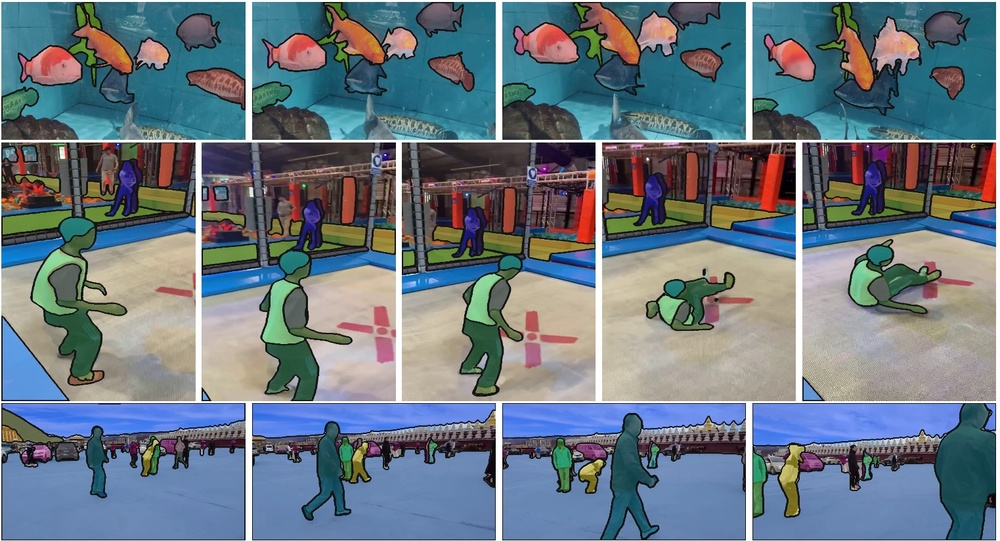
#> input picture GECO2/sam2/assets/sa_v_dataset.jpg, 1000 x 541 px, shrunk from 1523 x 824 before the run
$ python -i color.py   (imports and definitions only)
#> lines starting #> are read from the running program, lines starting #| are printed output that depends on the picture
#> further down, picture is the input picture: shape (541, 1000, 3); mean B, G, R 130, 119.7, 106
"""Cheap, training-free color similarity utilities.

GeCo2 (like most few-shot COUNTING models) is trained to match shape/texture
against exemplars via a vision backbone -- it has no explicit color signal,
so it commonly mis-detects objects with a similar silhouette but a
different color. This module backs a post-detection filter
(stage123_geco2.color_postfilter): compare each candidate box's color
distribution against the reference object's own color signature and
drop/downweight candidates that don't match. Pure OpenCV, no extra model,
no finetuning -- see aero_eyes/stages/stage123_geco2.py::
build_color_signature / apply_color_postfilter for how this is wired in.
"""
from __future__ import annotations

import cv2
import numpy as np


# [9 lines left out: function _circular_gaussian_kernel, not called in this run]


def smooth_hue_axis(hist: np.ndarray, sigma: float) -> np.ndarray:
    """Circularly smooths a 2D (hue, saturation) histogram along its hue
    axis (axis 0) with a Gaussian of the given sigma (in BINS, not
    degrees) -- makes bin-to-bin histogram comparison (Bhattacharyya/
    correlation) tolerant to a moderate Hue shift, e.g. the SAME real
    object's apparent hue drifting under a different light source's color
    temperature (an orange object reading more yellow in direct sunlight
    than under neutral/shaded light). Hue is circular (OpenCV's 0-179
    range wraps: bin 179 is adjacent to bin 0), so this pads with
    `mode="wrap"`, NOT zero/edge padding -- a plain (non-circular) blur
    would incorrectly treat the hue wheel's seam as a hard edge, leaking
    weight away from bins near 0/179 instead of into each other.

    sigma <= 0 returns hist unchanged (no smoothing -- today's original,
    unmodified behavior). Preserves the L1 sum (a normalized kernel over a
    periodic domain cannot gain or lose mass), but callers should
    re-normalize defensively if chaining further float operations.
    """
    if sigma <= 0:
        return hist
    kernel = _circular_gaussian_kernel(sigma)
    radius = len(kernel) // 2
    padded = np.pad(hist, ((radius, radius), (0, 0)), mode="wrap")
    out = np.zeros_like(hist, dtype=np.float64)
    for i, w in enumerate(kernel):
        out += w * padded[i: i + hist.shape[0]]
    return out.astype(hist.dtype)


def compute_hs_histogram(
    img_bgr: np.ndarray,
    mask: np.ndarray | None = None,
    hue_bins: int = 30,
    sat_bins: int = 32,
    hue_smoothing_sigma: float = 0.0,
) -> np.ndarray:
    """2D hue-saturation histogram, L1-normalized so histograms from
    crops of different pixel counts are directly comparable.

    Deliberately ignores V (brightness/value) -- the whole point is to
    stay robust to lighting differences between the close-up reference
    photo and the video frame (same real-world color, different exposure,
    would otherwise look like a mismatch).

    hue_smoothing_sigma > 0: circularly smooths the Hue axis afterward
    (see smooth_hue_axis) -- tolerates a moderate lighting-driven hue
    shift instead of only comparing exact bins. 0.0 (default) = no-op,
    original behavior.
    """
#> called with hue_bins = 30, sat_bins = 32, hue_smoothing_sigma = 0
    hsv = cv2.cvtColor(img_bgr, cv2.COLOR_BGR2HSV)
#> hsv: shape (541, 1000, 3); mean H, S, V 80.4, 101.6, 145.5
    mask_u8 = (mask.astype(np.uint8) * 255) if mask is not None else None
    hist = cv2.calcHist([hsv], [0, 1], mask_u8, [hue_bins, sat_bins], [0, 180, 0, 256])
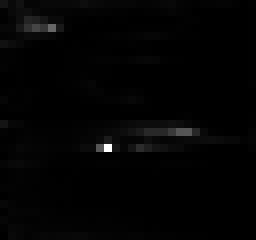
#> hist: shape (30, 32) float32 (shown 8 times larger); min 0, max 40163, mean 563.5; drawn with min black and max white
    cv2.normalize(hist, hist, alpha=1.0, norm_type=cv2.NORM_L1)
    hist = smooth_hue_axis(hist, hue_smoothing_sigma)
    return hist


# [196 lines left out: functions compute_mean_saturation, compute_mean_value, compute_value_histogram, saturation_value_confidence, histogram_similarity, compute_overexposed_fraction and 3 more, not called in this run]

>>> import cv2
>>> picture = cv2.imread('../../GECO2/sam2/assets/sa_v_dataset.jpg')
>>> result = compute_hs_histogram(picture)
